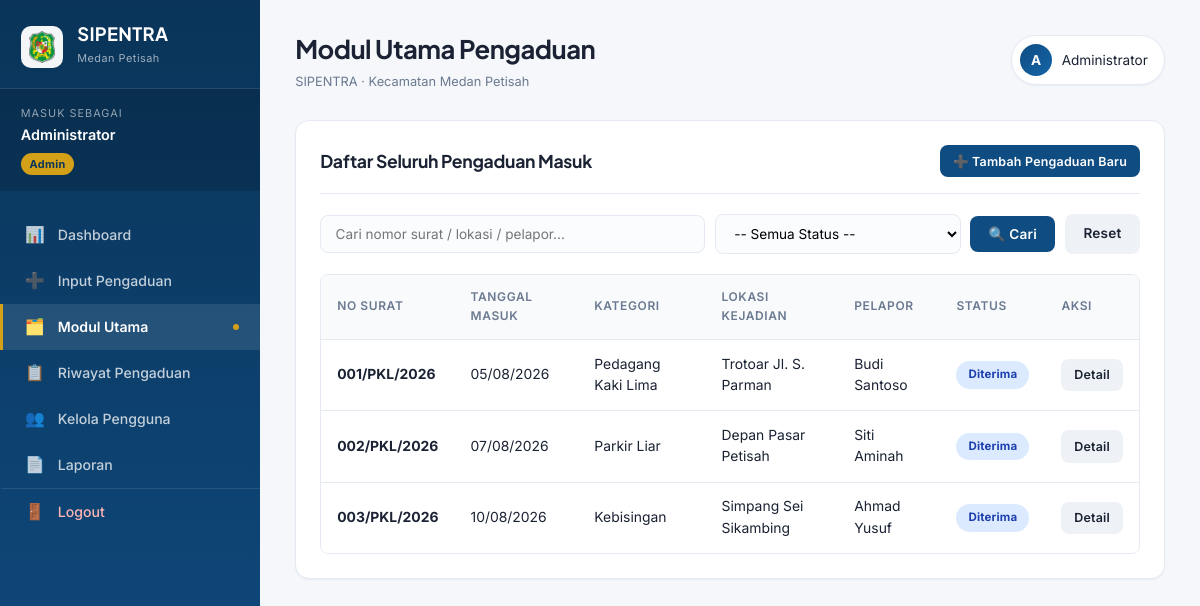
Page /admin/modul_utama.php (signed in) on the committed database.
### tables this page shows
CREATE TABLE pengaduan (
    id_pengaduan INT AUTO_INCREMENT PRIMARY KEY,
    no_surat VARCHAR(50) UNIQUE NOT NULL,
    tgl_diterima DATE NOT NULL,
    nama_pelapor VARCHAR(100),
    alamat VARCHAR(255),
    lokasi_kejadian VARCHAR(255) NOT NULL,
    id_kategori INT,
    isi_pengaduan TEXT NOT NULL,
    berkas_pendukung VARCHAR(255),
    status ENUM(
        'Diterima',
        'Menunggu Persetujuan Camat',
        'Disetujui',
        'Ditindaklanjuti',
        'Selesai',
        'Ditolak'
    ) DEFAULT 'Diterima',
    id_admin INT,
    created_at DATETIME DEFAULT CURRENT_TIMESTAMP,
    FOREIGN KEY (id_kategori) REFERENCES kategori(id_kategori) ON DELETE SET NULL,
    FOREIGN KEY (id_admin) REFERENCES pengguna(id_pengguna) ON DELETE SET NULL
);

CREATE TABLE kategori (
    id_kategori INT AUTO_INCREMENT PRIMARY KEY,
    nama_kategori VARCHAR(100) NOT NULL,
    deskripsi TEXT
);

### admin/modul_utama.php (the view, shortened to what this page needs)
<?php
require_once __DIR__ . '/../includes/functions.php';
$where  = [];
$params = [];
$sql_where = $where ? "WHERE " . implode(" AND ", $where) : "";
$stmt = $pdo->prepare("
    SELECT p.*, k.nama_kategori
    FROM pengaduan p
    LEFT JOIN kategori k ON p.id_kategori = k.id_kategori
    $sql_where
    ORDER BY p.created_at DESC
");
$stmt->execute($params);
$data = $stmt->fetchAll();
require __DIR__ . '/../includes/header.php';
?>
<div class="card">
    <div class="card-header">
        <h3>Daftar Seluruh Pengaduan Masuk</h3>
        <a href="input_pengaduan.php" class="btn btn-primary btn-sm">➕ Tambah Pengaduan Baru</a>
    </div>
    <form method="GET" class="filter-bar">
        <input type="text" name="q" placeholder="Cari nomor surat / lokasi / pelapor..." value="<?= e($_GET['q'] ?? '') ?>">
        <select name="status">
            <option value="">-- Semua Status --</option>
        </select>
        <button type="submit" class="btn btn-primary">🔍 Cari</button>
        <a href="modul_utama.php" class="btn btn-secondary">Reset</a>
    </form>
    <div class="table-wrap">
        <table>
            <thead>
                <tr>
                    <th>No Surat</th>
                    <th>Tanggal Masuk</th>
                    <th>Kategori</th>
                    <th>Lokasi Kejadian</th>
                    <th>Pelapor</th>
                    <th>Status</th>
                    <th>Aksi</th>
                </tr>
            </thead>
            <tbody>
            <?php foreach ($data as $r): ?>
                <tr>
                    <td><b><?= e($r['no_surat']) ?></b></td>
                    <td><?= e(date('d/m/Y', strtotime($r['tgl_diterima']))) ?></td>
                    <td><?= e($r['nama_kategori'] ?? '-') ?></td>
                    <td><?= e($r['lokasi_kejadian']) ?></td>
                    <td><?= e($r['nama_pelapor'] ?: '-') ?></td>
                    <td><?= badge_status($r['status']) ?></td>
                    <td>
                        <a href="detail.php?id=<?= $r['id_pengaduan'] ?>" class="btn btn-sm btn-secondary">Detail</a>
                    </td>
                </tr>
            <?php endforeach; ?>
            </tbody>
        </table>
    </div>
</div>
<?php require __DIR__ . '/../includes/footer.php'; ?>

### includes/functions.php (shortened to what this page needs)
<?php
function e($str) {
    return htmlspecialchars($str ?? '', ENT_QUOTES, 'UTF-8');
}
function badge_status($status) {
    $map = [
        'Diterima'                   => 'badge-blue',
        'Menunggu Persetujuan Camat' => 'badge-yellow',
        'Disetujui'                  => 'badge-green',
        'Ditindaklanjuti'            => 'badge-purple',
        'Selesai'                    => 'badge-emerald',
        'Ditolak'                    => 'badge-red',
    ];
    $cls = $map[$status] ?? 'badge-gray';
    return "<span class='badge {$cls}'>" . e($status) . "</span>";
}

### assets/css/style.css (style rules this page uses)
:root { --primary: #0f4c81; --primary-light: #1565a8; --primary-dark: #0a3459; --accent: #d4a017; --accent-light: #f0c850; --success: #0e9f6e; --warning: #d97706; --danger: #dc2626; --bg: #f5f7fb; --surface: #ffffff; --border: #e5eaf2; --text: #1a2233; --text-muted: #6b7a90; --shadow-sm: 0 1px 2px rgba(15, 76, 129, 0.06); --shadow-md: 0 4px 12px rgba(15, 76, 129, 0.08); --shadow-lg: 0 12px 32px rgba(15, 76, 129, 0.12); --radius: 14px; --radius-sm: 8px; --font: 'Inter', -apple-system, BlinkMacSystemFont, sans-serif; --font-display: 'Plus Jakarta Sans', 'Inter', sans-serif; }
* { margin: 0; padding: 0; box-sizing: border-box; }
body { font-family: var(--font); background: var(--bg); color: var(--text); line-height: 1.55; -webkit-font-smoothing: antialiased; }
a { text-decoration: none; color: inherit; }
.card { background: var(--surface); border-radius: var(--radius); padding: 1.5rem; box-shadow: var(--shadow-sm); border: 1px solid var(--border); margin-bottom: 1.3rem; }
.card-header { display: flex; justify-content: space-between; align-items: center; margin-bottom: 1.2rem; padding-bottom: 1rem; border-bottom: 1px solid var(--border); }
.card-header h3 { font-family: var(--font-display); font-size: 1.1rem; color: var(--text); letter-spacing: -0.3px; }
.table-wrap { overflow-x: auto; border-radius: var(--radius-sm); border: 1px solid var(--border); }
table { width: 100%; border-collapse: collapse; font-size: 0.87rem; background: var(--surface); }
th, td { padding: 0.85rem 1rem; text-align: left; border-bottom: 1px solid var(--border); vertical-align: middle; }
th { background: #f8fafc; color: var(--text-muted); font-weight: 600; font-size: 0.75rem; text-transform: uppercase; letter-spacing: 0.6px; }
tbody tr { transition: background 0.15s; }
tbody tr:last-child td { border-bottom: none; }
.badge { display: inline-block; padding: 0.3rem 0.75rem; border-radius: 20px; font-size: 0.72rem; font-weight: 700; white-space: nowrap; letter-spacing: 0.2px; }
.badge-blue { background: #dbeafe; color: #1e40af; }
.btn { display: inline-flex; align-items: center; gap: 0.4rem; padding: 0.6rem 1.15rem; border-radius: var(--radius-sm); font-size: 0.85rem; font-weight: 600; border: none; cursor: pointer; transition: all 0.2s; text-align: center; font-family: inherit; letter-spacing: 0.2px; }
.btn-primary { background: var(--primary); color: #fff; }
.btn-secondary { background: #eef2f7; color: var(--text); }
.btn-sm { padding: 0.4rem 0.8rem; font-size: 0.78rem; }
.filter-bar { display: flex; gap: 0.6rem; flex-wrap: wrap; align-items: center; margin-bottom: 1.2rem; }
.filter-bar input, .filter-bar select { padding: 0.65rem 0.9rem; border: 1.5px solid var(--border); border-radius: var(--radius-sm); font-size: 0.85rem; font-family: inherit; background: #fbfcfe; transition: all 0.2s; }
.filter-bar input[type="text"] { flex: 1; min-width: 200px; }

### rows in the picture
pengaduan: no_surat "001/PKL/2026", tgl_diterima "05/08/2026", id_kategori.nama_kategori "Pedagang Kaki Lima", lokasi_kejadian "Trotoar Jl. S. Parman", nama_pelapor "Budi Santoso", status "Diterima"
pengaduan: no_surat "002/PKL/2026", tgl_diterima "07/08/2026", id_kategori.nama_kategori "Parkir Liar", lokasi_kejadian "Depan Pasar Petisah", nama_pelapor "Siti Aminah", status "Diterima"
pengaduan: no_surat "003/PKL/2026", tgl_diterima "10/08/2026", id_kategori.nama_kategori "Kebisingan", lokasi_kejadian "Simpang Sei Sikambing", nama_pelapor "Ahmad Yusuf", status "Diterima"

### other values in the picture
$nama "Administrator"
$peran "Admin"
$icon "📊"
$label "Dashboard"
$icon "➕"
$label "Input Pengaduan"
$icon "🗂️"
$label "Modul Utama"
$icon "📋"
$label "Riwayat Pengaduan"
$icon "👥"
$label "Kelola Pengguna"
$icon "📄"
$label "Laporan"
$title "Modul Utama Pengaduan"
